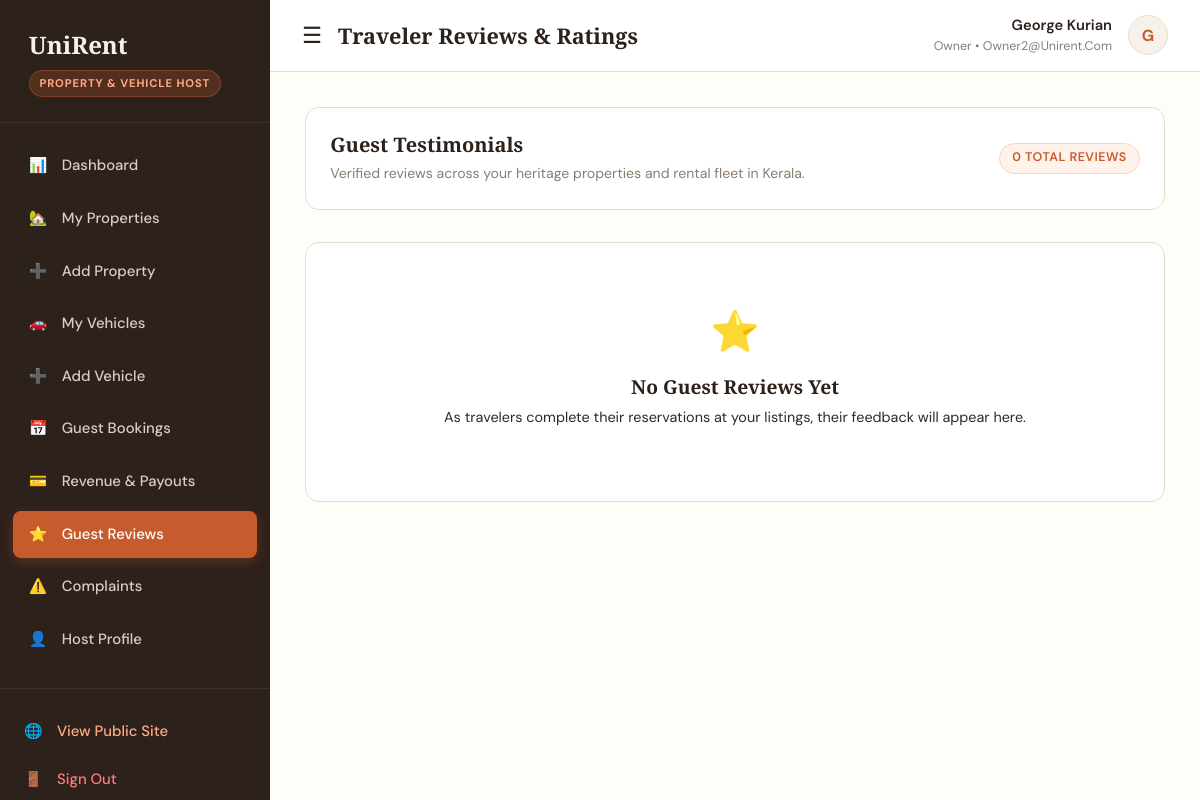
/owner/reviews (signed in), run on the app's committed database.
### app/models.py (models this page shows, shortened)
class User(db.Model):
    __tablename__ = 'users'
    user_id = db.Column(db.Integer, primary_key=True, autoincrement=True)
    full_name = db.Column(db.String(120), nullable=False)
    email = db.Column(db.String(150), unique=True, nullable=False, index=True)
    phone = db.Column(db.String(20), nullable=False)
    password_hash = db.Column(db.String(255), nullable=False)
    role = db.Column(db.String(20), nullable=False, default='traveler')  # traveler, owner, admin
    status = db.Column(db.String(20), nullable=False, default='active')  # active, suspended
    profile_image = db.Column(db.String(255), nullable=True)
    created_at = db.Column(db.DateTime, default=datetime.utcnow)
    updated_at = db.Column(db.DateTime, default=datetime.utcnow, onupdate=datetime.utcnow)
    owner_profile = db.relationship('Owner', backref='user', uselist=False, cascade='all, delete-orphan')
    admin_profile = db.relationship('Admin', backref='user', uselist=False, cascade='all, delete-orphan')
    bookings = db.relationship('Booking', backref='user', lazy='dynamic', cascade='all, delete-orphan')
    reviews = db.relationship('Review', backref='user', lazy='dynamic', cascade='all, delete-orphan')
    complaints = db.relationship('Complaint', backref='user', lazy='dynamic', cascade='all, delete-orphan')

### app/routes/owner.py (the view)
@owner_bp.route('/reviews')
@login_required('owner')
def reviews():
    owner = get_current_owner()
    props = Property.query.filter_by(owner_id=owner.owner_id).all()
    vehs = Vehicle.query.filter_by(owner_id=owner.owner_id).all()
    prop_ids = [p.property_id for p in props]
    veh_ids = [v.vehicle_id for v in vehs]
    reviews_list = []
    if prop_ids or veh_ids:
        reviews_list = Review.query.filter(
            (Review.property_id.in_(prop_ids)) | (Review.vehicle_id.in_(veh_ids))
        ).order_by(Review.created_at.desc()).all()
    return render_template('owner/reviews.html', reviews=reviews_list, owner=owner)

### templates/owner/reviews.html (shortened to what this page needs)
{% extends "dashboard_base.html" %}
{% block page_title %}Traveler Reviews & Ratings{% endblock %}
{% block dashboard_content %}
<div style="background: var(--ur-white); border: 1px solid var(--ur-border); border-radius: var(--radius-md); padding: 1.5rem; margin-bottom: 2rem; display: flex; justify-content: space-between; align-items: center;">
  <div>
    <h3 style="font-size: 1.25rem; margin: 0 0 0.3rem;">Guest Testimonials</h3>
    <p style="color: var(--ur-muted); font-size: 0.88rem; margin: 0;">Verified reviews across your heritage properties and rental fleet in Kerala.</p>
  </div>
  <div>
    <span class="badge badge-delivery">{{ reviews|length }} Total Reviews</span>
  </div>
</div>
{% if reviews %}
  <div style="display: grid; grid-template-columns: repeat(auto-fill, minmax(360px, 1fr)); gap: 1.8rem;">
    {% for r in reviews %}
      <div style="background: var(--ur-white); border: 1px solid var(--ur-border); border-radius: var(--radius-md); padding: 1.8rem; box-shadow: var(--shadow-sm);">
        <div style="display: flex; justify-content: space-between; align-items: flex-start; margin-bottom: 0.8rem;">
          <div>
            <strong style="color: var(--ur-brown); font-size: 1.05rem;">{{ r.author_name }}</strong>
            <div style="font-size: 0.78rem; color: var(--ur-muted);">
              {{ r.property.property_name if r.property else r.vehicle.vehicle_name }}
            </div>
          </div>
          <div style="color: #f59e0b; font-size: 1.1rem;">
            {% for i in range(r.rating) %}★{% endfor %}
          </div>
        </div>
        {% if r.review_title %}
          <h5 style="font-size: 0.95rem; margin-bottom: 0.4rem;">{{ r.review_title }}</h5>
        {% endif %}
        <p style="font-size: 0.92rem; color: var(--ur-text); line-height: 1.6; margin-bottom: 1rem;">
          "{{ r.review_text }}"
        </p>
        <div style="font-size: 0.78rem; color: var(--ur-muted); border-top: 1px solid var(--ur-border-light); padding-top: 0.6rem;">
          Reviewed on {{ r.created_at.strftime('%B %d, %Y') }} • Verified Booking: {{ r.booking.booking_reference }}
        </div>
      </div>
    {% endfor %}
  </div>
{% else %}
  <div style="background: var(--ur-white); border: 1px solid var(--ur-border); border-radius: var(--radius-md); padding: 3.5rem 2rem; text-align: center; color: var(--ur-muted);">
    <div style="font-size: 2.5rem; margin-bottom: 0.8rem;">⭐</div>
    <h4>No Guest Reviews Yet</h4>
    <p style="font-size: 0.9rem; margin-top: 0.4rem;">As travelers complete their reservations at your listings, their feedback will appear here.</p>
  </div>
{% endif %}
{% endblock %}

### templates/dashboard_base.html (shortened to what this page needs)
<!DOCTYPE html>
<html lang="en">
<head>
  <link rel="stylesheet" href="https://unpkg.com/leaflet@1.9.4/dist/leaflet.css"/>
  <link rel="stylesheet" href="{{ url_for('static', filename='css/style.css') }}">
</head>
<body>
<div class="dashboard-container">
  <aside class="dashboard-sidebar">
    <div class="sidebar-header">
      <a href="{{ url_for('main.index') }}" class="sidebar-brand">
        UniRent
      </a>
      <div>
        <span class="sidebar-role-badge">
          {% if current_user and current_user.role == 'admin' %}Administrator Portal
          {% elif current_user and current_user.role == 'owner' %}Property & Vehicle Host
          {% elif current_user and current_user.role == 'traveler' %}Traveler Account
          {% else %}Traveler Account{% endif %}
        </span>
      </div>
    </div>
    <ul class="sidebar-menu">
      {% if current_user and current_user.role == 'admin' %}
        <li class="sidebar-item">
          <a href="{{ url_for('admin.dashboard') }}" class="sidebar-link {% if request.endpoint == 'admin.dashboard' %}active{% endif %}">
            <span>📊</span> <span>Overview</span>
          </a>
        </li>
        <li class="sidebar-item">
          <a href="{{ url_for('admin.approvals') }}" class="sidebar-link {% if request.endpoint == 'admin.approvals' %}active{% endif %}">
            <span>🛡️</span> <span>Listing Approvals</span>
          </a>
        </li>
        <li class="sidebar-item">
          <a href="{{ url_for('admin.travelers') }}" class="sidebar-link {% if request.endpoint == 'admin.travelers' %}active{% endif %}">
            <span>👥</span> <span>Travelers</span>
          </a>
        </li>
        <li class="sidebar-item">
          <a href="{{ url_for('admin.owners') }}" class="sidebar-link {% if request.endpoint == 'admin.owners' %}active{% endif %}">
            <span>🏨</span> <span>Owners</span>
          </a>
        </li>
        <li class="sidebar-item">
          <a href="{{ url_for('admin.properties') }}" class="sidebar-link {% if request.endpoint == 'admin.properties' %}active{% endif %}">
            <span>🏡</span> <span>All Properties</span>
          </a>
        </li>
        <li class="sidebar-item">
          <a href="{{ url_for('admin.vehicles') }}" class="sidebar-link {% if request.endpoint == 'admin.vehicles' %}active{% endif %}">
            <span>🚗</span> <span>All Vehicles</span>
          </a>
        </li>
        <li class="sidebar-item">
          <a href="{{ url_for('admin.bookings') }}" class="sidebar-link {% if request.endpoint == 'admin.bookings' %}active{% endif %}">
            <span>📅</span> <span>Bookings</span>
          </a>
        </li>
        <li class="sidebar-item">
          <a href="{{ url_for('admin.payments') }}" class="sidebar-link {% if request.endpoint == 'admin.payments' %}active{% endif %}">
            <span>💳</span> <span>Payments</span>
          </a>
        </li>
        <li class="sidebar-item">
          <a href="{{ url_for('admin.complaints') }}" class="sidebar-link {% if request.endpoint == 'admin.complaints' %}active{% endif %}">
            <span>⚖️</span> <span>Complaints</span>
          </a>
        </li>
        <li class="sidebar-item">
          <a href="{{ url_for('admin.reports') }}" class="sidebar-link {% if request.endpoint == 'admin.reports' %}active{% endif %}">
            <span>📈</span> <span>Reports & Analytics</span>
          </a>
        </li>
      {% elif current_user and current_user.role == 'owner' %}
        <li class="sidebar-item">
          <a href="{{ url_for('owner.dashboard') }}" class="sidebar-link {% if request.endpoint == 'owner.dashboard' %}active{% endif %}">
            <span>📊</span> <span>Dashboard</span>
          </a>
        </li>
        <li class="sidebar-item">
          <a href="{{ url_for('owner.properties') }}" class="sidebar-link {% if request.endpoint == 'owner.properties' %}active{% endif %}">
            <span>🏡</span> <span>My Properties</span>
          </a>
        </li>
        <li class="sidebar-item">
          <a href="{{ url_for('owner.add_property') }}" class="sidebar-link {% if request.endpoint == 'owner.add_property' %}active{% endif %}">
            <span>➕</span> <span>Add Property</span>
          </a>
        </li>
        <li class="sidebar-item">
          <a href="{{ url_for('owner.vehicles') }}" class="sidebar-link {% if request.endpoint == 'owner.vehicles' %}active{% endif %}">
            <span>🚗</span> <span>My Vehicles</span>
          </a>
        </li>
        <li class="sidebar-item">
          <a href="{{ url_for('owner.add_vehicle') }}" class="sidebar-link {% if request.endpoint == 'owner.add_vehicle' %}active{% endif %}">
            <span>➕</span> <span>Add Vehicle</span>
          </a>
        </li>
        <li class="sidebar-item">
          <a href="{{ url_for('owner.bookings') }}" class="sidebar-link {% if request.endpoint == 'owner.bookings' %}active{% endif %}">
            <span>📅</span> <span>Guest Bookings</span>
          </a>
        </li>
        <li class="sidebar-item">
          <a href="{{ url_for('owner.payments') }}" class="sidebar-link {% if request.endpoint == 'owner.payments' %}active{% endif %}">
            <span>💳</span> <span>Revenue & Payouts</span>
          </a>
        </li>
        <li class="sidebar-item">
          <a href="{{ url_for('owner.reviews') }}" class="sidebar-link {% if request.endpoint == 'owner.reviews' %}active{% endif %}">
            <span>⭐</span> <span>Guest Reviews</span>
          </a>
        </li>
        <li class="sidebar-item">
          <a href="{{ url_for('owner.complaints') }}" class="sidebar-link {% if request.endpoint == 'owner.complaints' %}active{% endif %}">
            <span>⚠️</span> <span>Complaints</span>
          </a>
        </li>
        <li class="sidebar-item">
          <a href="{{ url_for('owner.profile') }}" class="sidebar-link {% if request.endpoint == 'owner.profile' %}active{% endif %}">
            <span>👤</span> <span>Host Profile</span>
          </a>
        </li>
      {% endif %}
    </ul>
    <div class="sidebar-footer">
      <a href="{{ url_for('main.index') }}" class="sidebar-link" style="padding-left:0; color:#ffaa85;">
        <span>🌐</span> <span>View Public Site</span>
      </a>
      <a href="{{ url_for('auth.logout') }}" class="sidebar-link" style="padding-left:0; color:#ff7b7b;">
        <span>🚪</span> <span>Sign Out</span>
      </a>
    </div>
  </aside>
  <div class="dashboard-main">
    <header class="dashboard-topbar">
      <div style="display:flex; align-items:center; gap:1rem;">
        <button id="dashboard_sidebar_toggle" style="background:none; border:none; font-size:1.4rem; cursor:pointer; color:var(--ur-brown); display:block;">
          ☰
        </button>
        <h3 style="font-size:1.35rem; margin:0;">{% block page_title %}Dashboard{% endblock %}</h3>
      </div>
      <div class="topbar-user">
        {% if current_user %}
        <div style="text-align:right;">
          <div style="font-weight:600; font-size:0.92rem; color:var(--ur-brown);">{{ current_user.full_name }}</div>
          <div style="font-size:0.78rem; color:var(--ur-muted); text-transform:capitalize;">{{ current_user.role }} • {{ current_user.email }}</div>
        </div>
        <div class="user-avatar-circle">
          {{ current_user.full_name[:1] if current_user.full_name else 'U' }}
        </div>
        {% endif %}
      </div>
    </header>
    <div class="dashboard-content">
      {% block dashboard_content %}
      {% endblock %}
    </div>
  </div>
</div>
</body>
</html>

### data on the page
User: full_name "George Kurian", role "Owner", email "Owner2@unirent.com", full_name "G"

### other printed values
{{ reviews|length }} "0"
